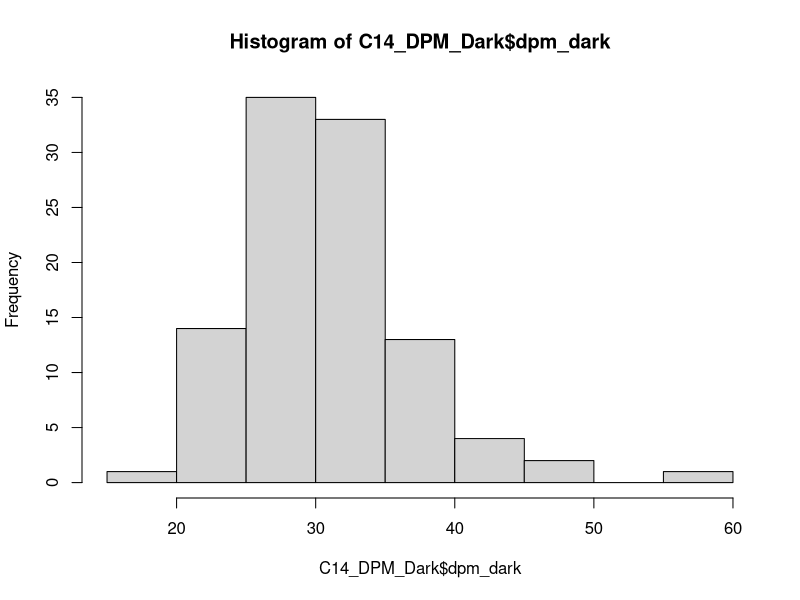
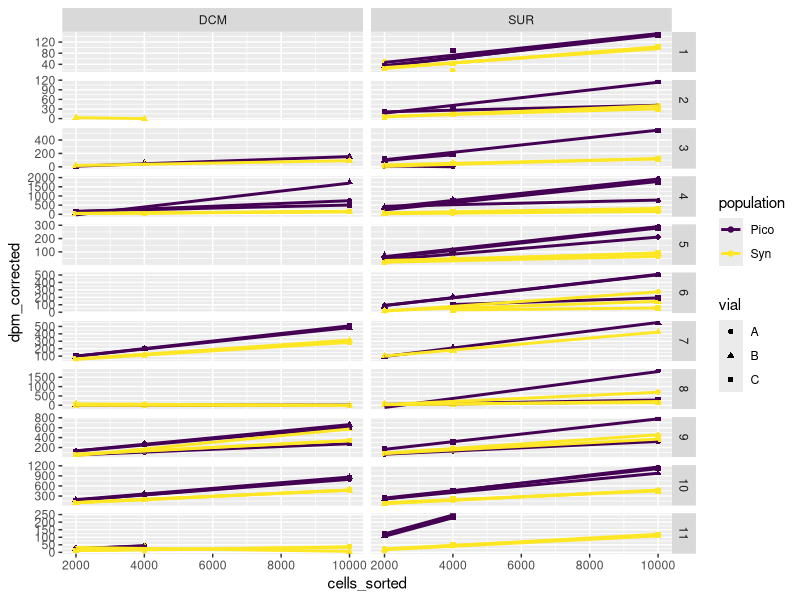
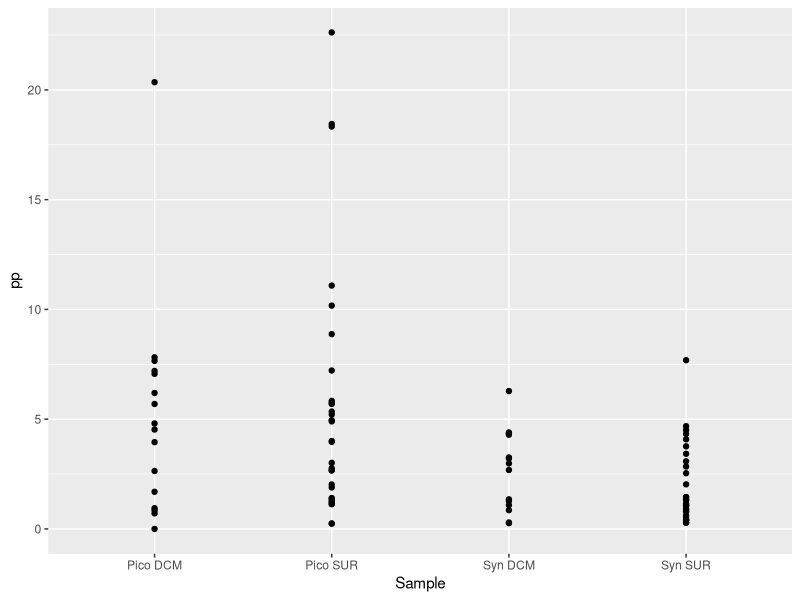
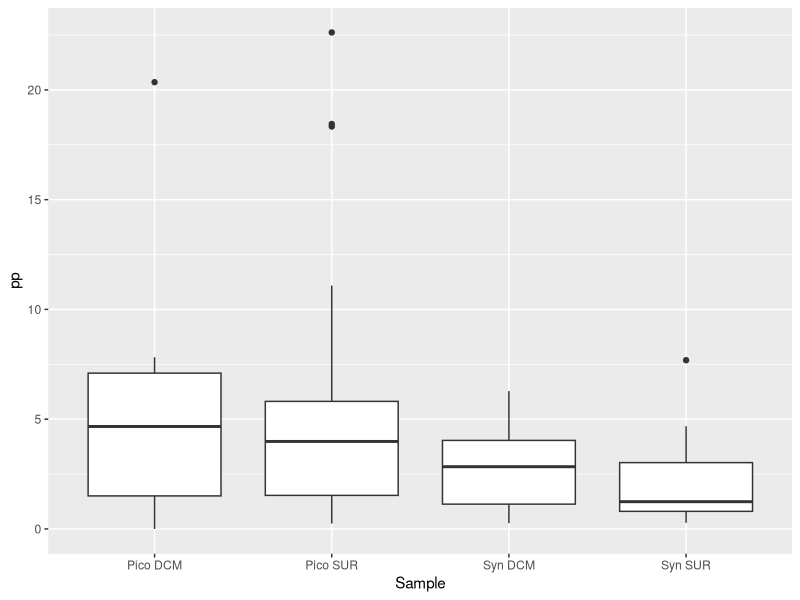
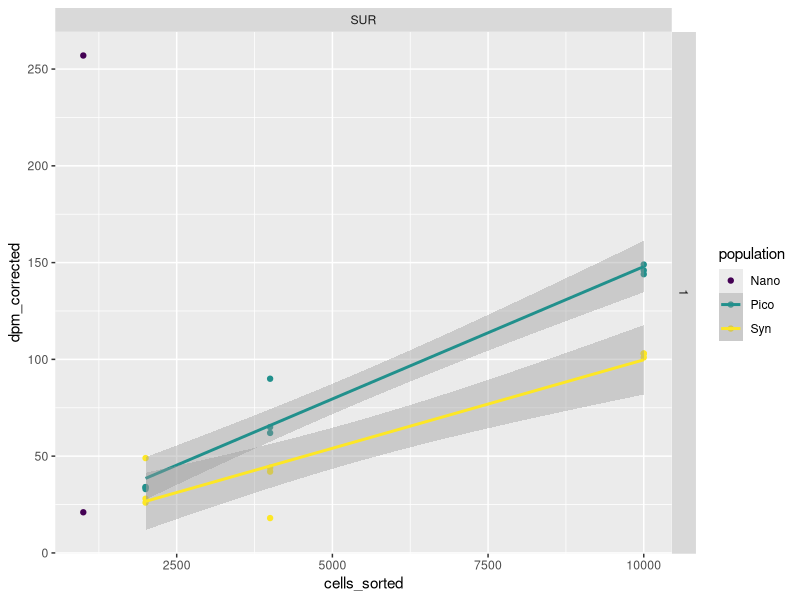
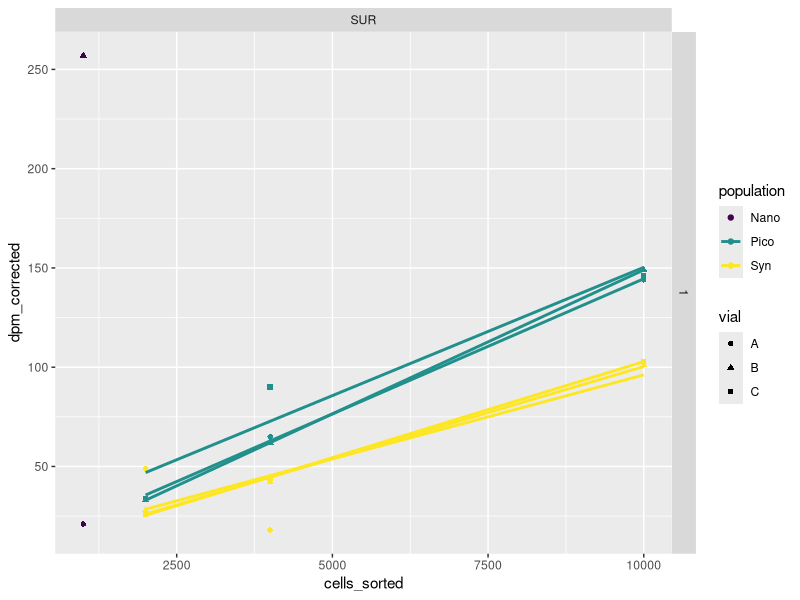

Source code (R) for these figures, in order:
## ---- chunk 1
  knitr::opts_chunk$set(message=FALSE,
                        warning=FALSE,
                        cache=TRUE,
                        tidy = FALSE)
## ---- chunk 2
library(dplyr)
library(tidyverse)
library(ggplot2)
library(broom)
## ---- chunk 3
C14_DPM <- readxl::read_excel("TAN1810 Adriana samples complete _final_AGR_1.0.xlsx", sheet = "Sheet1") %>%
  dplyr::select (Cycle, EXP, STN, DEPTH, SAMPLE, `Vial code`, `sorting population`, `Cells sorted`, DPM1, `SA in DPM (aproximation)`) %>%   
  # Can add more variables latter
  # station and depth for adding updated DIC values
     rename(cycle = Cycle,
            exp = EXP, 
            station = STN,
            depth = DEPTH,
            sample = SAMPLE, 
            vial = `Vial code`, 
            population = `sorting population`, 
            cells_sorted = `Cells sorted`, 
            dpm = DPM1,
            SA = `SA in DPM (aproximation)`) %>%
    filter(population != "Nano")

C14_DPM
## ---- chunk 4
 C14_DPM_Dark <- C14_DPM %>% 
  filter(vial == "D") %>% 
  rename(dpm_dark = dpm) %>% 
  dplyr::select(-vial) # Remove the vial column
C14_DPM_Dark
# Check the values of dpm dark with histogram. The values are normally distributed, concentrated around the mean.
hist(C14_DPM_Dark$dpm_dark)
mean(C14_DPM_Dark$dpm_dark)
## ---- chunk 5
C14_DPM_corrected <- left_join(C14_DPM,C14_DPM_Dark ) %>% 
  filter (vial != "D") %>% 
  # DV - The next line sets dpm_dark to average dpm_dark if no value. Checked with histogram above.
  mutate(dpm_dark = case_when (is.na(dpm_dark) ~ mean(dpm_dark, na.rm = TRUE),
                               TRUE ~ dpm_dark))  %>% 
  # DV - The next line set dpm_correct to zero if negative, as negative values are all close to zero.
  mutate(dpm_corrected = case_when (dpm >= dpm_dark ~ dpm - dpm_dark,
                                    TRUE ~0)) %>% 
  filter(!(exp == 2 & sample == "DCM" & vial == "A")) %>% # I removed this row as there was only one value for the population in the vial.
  filter(!(exp == 6 & sample == 'SUR' & vial == 'C' & population == 'Pico' & cells_sorted == 2000)) %>% # This value is too high
  filter(!(exp == 6 & sample == 'SUR' & vial == 'C' & population == 'Syn' & cells_sorted == 2000)) # This value is too high
C14_DPM_corrected  
  
## ---- chunk 6
 ggplot(data = C14_DPM_corrected, aes(x=cells_sorted, y=dpm_corrected, color=population, shape=vial)) +
  geom_point() + stat_smooth(method="lm", se=FALSE) +
  # DV - Set the y_scale to free so that graph is more easy to read
  facet_grid(rows=vars(exp), cols=vars(sample), scales = "free_y") +
  scale_color_viridis_d()
## ---- chunk 7
 C14_DPM_model_3 <- C14_DPM_corrected %>%
  group_by(cycle, exp, station, depth, sample, population, vial, SA) %>% 
  tidyr::nest() %>% 
  mutate(
    fit = purrr::map(data, ~ lm(dpm_corrected ~ cells_sorted, data = .x)),
    tidied = purrr::map(fit, tidy)
  ) %>% 
  unnest(tidied)

C14_DPM_model_output_3 <- C14_DPM_model_3 %>% 
  dplyr::select(exp:population, term, estimate) %>% 
  pivot_wider(names_from="term", values_from ="estimate" ) %>% 
  rename (slope = cells_sorted, intercept = `(Intercept)`)

C14_DPM_model_output_3
  
## ---- chunk 8

# DV - Read the help for Excel you can choose the number of rows to skip and use select rather than base R
DIC_data <- readxl::read_excel("Chla NPP Raw TAN1810 Sept.xlsx", sheet = "Compiled TAN1810 NPP data", skip = 5) %>% 
  select(c(1:34), -c(1,27))

# select for station, depth, DIC, SA. Change all columns to integer to join with DPM output.
DIC_data_corrected <- select(DIC_data, Station, `Depth m`, DIC) %>%
  unique() %>% # delete repeated rows
  rename(station = Station,
         depth = `Depth m`) %>%
  filter(depth != "35/40?") %>% # filter out character to change to integer
  mutate_if(is.character, as.double) # change to double (same format as DPM dataset)

DIC_data_corrected
## ---- chunk 9
# merge tables
pp_cal <- left_join(C14_DPM_model_output_3, DIC_data_corrected)
pp_cal
## ---- chunk 10
pp_cal <- mutate(pp_cal, pp = DIC*slope*(1/(SA*24))*10^9*1.05) %>%
  ungroup() %>%
  select( -c(station, depth)) %>%
  filter(pp >= 0) # remove negative pp values

# add missing rows for data analysis later
pp_cal <- complete(pp_cal, nesting(cycle, exp, sample), vial, population) 
  
pp_cal
## ---- chunk 11
 
pp_cal %>% 
  group_by(population, sample) %>% 
  summarise(pp_mean = mean(pp, na.rm = TRUE))

pp_cal %>% 
  ggplot() +
  geom_point(aes(x= str_c(population,sample,  sep=" "), y = pp)) +
  xlab("Sample")

pp_cal %>% 
  ggplot() +
  geom_boxplot(aes(x= str_c(population,sample,  sep=" "), y = pp)) +
  xlab("Sample")
## ---- chunk 12
C14_DPM <- readxl::read_excel("TAN1810 Adriana samples complete _final_AGR_1.0.xlsx", sheet = "Sheet1") %>%  # Explicit name and not position
     select ( EXP, SAMPLE, `Vial code`, `sorting population`, `Cells sorted`, DPM1) %>%   # Can add more variables latter
     rename(exp = EXP, 
            sample = SAMPLE, 
            vial = `Vial code`, 
            population = `sorting population`, 
            cells_sorted = `Cells sorted`, 
            dpm = DPM1) %>% 
     filter(exp == 1)  # You will just need to remove this line to make the code valid for all experiments
C14_DPM
## ---- chunk 13
 C14_DPM_Dark <- C14_DPM %>% 
  filter(vial == "D") %>% 
  rename(dpm_dark = dpm) %>% 
  select(-vial) # Remove the vial column
C14_DPM_Dark


C14_DPM_corrected <- left_join(C14_DPM,C14_DPM_Dark ) %>% 
  filter (vial != "D") %>% 
  mutate(dpm_corrected = dpm - dpm_dark) %>% 
  filter(dpm_corrected >= 0) # Remove negative values
  
C14_DPM_corrected  
  
## ---- chunk 14
 ggplot(data = C14_DPM_corrected, aes(x=cells_sorted, y=dpm_corrected, color=population)) +
  geom_point() + stat_smooth(method="lm") +
  facet_grid(rows=vars(exp), cols=vars(sample)) +
  scale_color_viridis_d()
## ---- chunk 15
 C14_DPM_model_1 <- C14_DPM_corrected %>%
  group_by(exp, sample, population) %>% 
  tidyr::nest() %>% 
  mutate(
    fit = purrr::map(data, ~ lm(dpm_corrected ~ cells_sorted, data = .x)),
    tidied = purrr::map(fit, tidy)
  ) %>% 
  unnest(tidied)

C14_DPM_model_output_1 <- C14_DPM_model_1 %>% 
  select(exp:population, term, estimate) %>% 
  pivot_wider(names_from="term", values_from ="estimate" ) %>% 
  rename (a = cells_sorted, b = `(Intercept)`)

C14_DPM_model_output_1
  
## ---- chunk 16
 ggplot(data = C14_DPM_corrected, aes(x=cells_sorted, y=dpm_corrected, color=population, shape=vial)) +
  geom_point() + stat_smooth(method="lm", se=FALSE) +
  facet_grid(rows=vars(exp), cols=vars(sample)) +
  scale_color_viridis_d()
## ---- chunk 17
 C14_DPM_model_2 <- C14_DPM_corrected %>%
  group_by(exp, sample, population, vial) %>% 
  tidyr::nest() %>% 
  mutate(
    fit = purrr::map(data, ~ lm(dpm_corrected ~ cells_sorted, data = .x)),
    tidied = purrr::map(fit, tidy)
  ) %>% 
  unnest(tidied)

C14_DPM_model_output_2 <- C14_DPM_model_2 %>% 
  select(exp:population, term, estimate) %>% 
  pivot_wider(names_from="term", values_from ="estimate" ) %>% 
  rename (a = cells_sorted, b = `(Intercept)`)

C14_DPM_model_output_2
  
